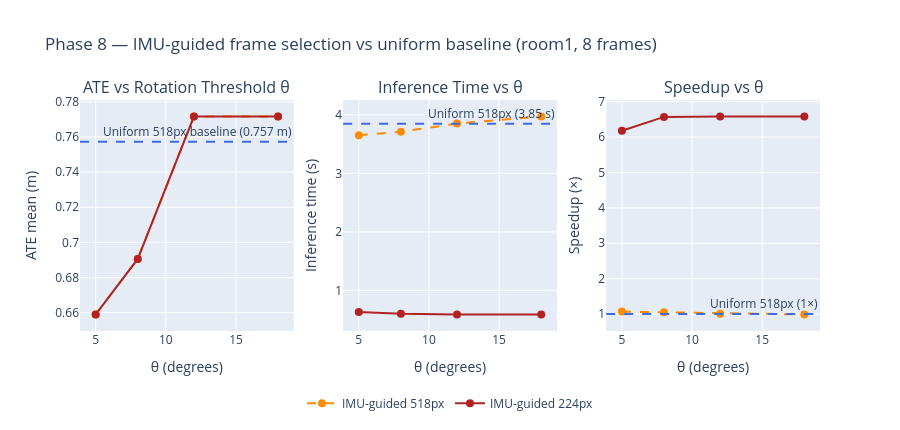

Notebook code cell kept with this figure:
### Code cell
if df_imu.empty:
    print("No Phase 8 data yet — skipping plot.")
else:
    # Uniform baseline: average across repeated runs
    unif = df_imu[df_imu["method"] == "uniform"].agg(
        {"ate_mean": "mean", "time_s": "mean", "peak_mb": "mean"}
    )

    fig = make_subplots(
        rows=1, cols=3,
        subplot_titles=(
            "ATE vs Rotation Threshold θ",
            "Inference Time vs θ",
            "Speedup vs θ",
        ),
    )

    imu_cfgs = [
        ("imu", 518, "darkorange", "dash",  "IMU-guided 518px"),
        ("imu", 224, "firebrick",  "solid", "IMU-guided 224px"),
    ]

    for method, res, color, dash, label in imu_cfgs:
        sub = df_imu[
            (df_imu["method"] == method) & (df_imu["resolution"] == res)
        ].sort_values("theta_deg")
        if sub.empty:
            continue
        kw = dict(mode="lines+markers", name=label,
                  line=dict(color=color, width=2, dash=dash),
                  marker=dict(size=8), legendgroup=label)
        fig.add_trace(go.Scatter(x=sub["theta_deg"], y=sub["ate_mean"],  **kw), row=1, col=1)
        fig.add_trace(go.Scatter(x=sub["theta_deg"], y=sub["time_s"],
                                 showlegend=False, **kw), row=1, col=2)
        fig.add_trace(go.Scatter(x=sub["theta_deg"], y=sub["speedup_x"],
                                 showlegend=False, **kw), row=1, col=3)

    # Uniform-518px horizontal reference
    for col, val, lbl in [
        (1, float(unif["ate_mean"]), f"Uniform 518px baseline ({unif['ate_mean']:.3f} m)"),
        (2, float(unif["time_s"]),   f"Uniform 518px ({unif['time_s']:.2f} s)"),
        (3, 1.0,                     "Uniform 518px (1×)"),
    ]:
        fig.add_hline(y=val, line_dash="dash", line_color="royalblue",
                      annotation_text=lbl, annotation_position="top right",
                      row=1, col=col)

    fig.update_xaxes(title_text="θ (degrees)")
    fig.update_yaxes(title_text="ATE mean (m)",        row=1, col=1)
    fig.update_yaxes(title_text="Inference time (s)",  row=1, col=2)
    fig.update_yaxes(title_text="Speedup (×)",         row=1, col=3)
    fig.update_layout(
        height=430,
        title_text="Phase 8 — IMU-guided frame selection vs uniform baseline (room1, 8 frames)",
        legend=dict(x=0.3, y=-0.25, orientation="h"),
    )
    fig.show()

    print("\n=== Phase 8 summary ===")
    print(f"  Uniform 518px baseline : ATE={unif['ate_mean']:.4f} m, "
          f"time={unif['time_s']:.2f} s, VRAM={unif['peak_mb']:.0f} MB")
    best_imu224 = df_imu[
        (df_imu["method"]=="imu") & (df_imu["resolution"]==224)
    ].sort_values("ate_mean").iloc[0]
    print(f"  Best IMU-guided 224px  : θ={best_imu224['theta_deg']:.0f}°, "
          f"ATE={best_imu224['ate_mean']:.4f} m (Δ{best_imu224['ate_delta']:+.4f}), "
          f"time={best_imu224['time_s']:.2f} s ({best_imu224['speedup_x']:.1f}×), "
          f"VRAM saved {best_imu224['vram_saved']:.1f}%")

### Figure 1 — Plotly figure (JSON) as saved in the notebook; plotly's stock layout.template omitted (floating-point values rounded to 4 significant figures)
{"data": [{"legendgroup": "IMU-guided 518px", "line": {"color": "darkorange", "dash": "dash", "width": 2}, "marker": {"size": 8}, "mode": "lines+markers", "name": "IMU-guided 518px", "type": "scatter", "x": [5.0, 8.0, 12.0, 18.0], "xaxis": "x", "y": [0.659, 0.6906, 0.7716, 0.7716], "yaxis": "y"}, {"legendgroup": "IMU-guided 518px", "line": {"color": "darkorange", "dash": "dash", "width": 2}, "marker": {"size": 8}, "mode": "lines+markers", "name": "IMU-guided 518px", "showlegend": false, "type": "scatter", "x": [5.0, 8.0, 12.0, 18.0], "xaxis": "x2", "y": [3.65, 3.71, 3.85, 3.97], "yaxis": "y2"}, {"legendgroup": "IMU-guided 518px", "line": {"color": "darkorange", "dash": "dash", "width": 2}, "marker": {"size": 8}, "mode": "lines+markers", "name": "IMU-guided 518px", "showlegend": false, "type": "scatter", "x": [5.0, 8.0, 12.0, 18.0], "xaxis": "x3", "y": [1.07, 1.05, 1.01, 0.99], "yaxis": "y3"}, {"legendgroup": "IMU-guided 224px", "line": {"color": "firebrick", "dash": "solid", "width": 2}, "marker": {"size": 8}, "mode": "lines+markers", "name": "IMU-guided 224px", "type": "scatter", "x": [5.0, 8.0, 12.0, 18.0], "xaxis": "x", "y": [0.659, 0.6906, 0.7716, 0.7716], "yaxis": "y"}, {"legendgroup": "IMU-guided 224px", "line": {"color": "firebrick", "dash": "solid", "width": 2}, "marker": {"size": 8}, "mode": "lines+markers", "name": "IMU-guided 224px", "showlegend": false, "type": "scatter", "x": [5.0, 8.0, 12.0, 18.0], "xaxis": "x2", "y": [0.63, 0.6, 0.59, 0.59], "yaxis": "y2"}, {"legendgroup": "IMU-guided 224px", "line": {"color": "firebrick", "dash": "solid", "width": 2}, "marker": {"size": 8}, "mode": "lines+markers", "name": "IMU-guided 224px", "showlegend": false, "type": "scatter", "x": [5.0, 8.0, 12.0, 18.0], "xaxis": "x3", "y": [6.18, 6.57, 6.58, 6.58], "yaxis": "y3"}], "layout": {"annotations": [{"font": {"size": 16}, "showarrow": false, "text": "ATE vs Rotation Threshold θ", "x": 0.1444, "xanchor": "center", "xref": "paper", "y": 1.0, "yanchor": "bottom", "yref": "paper"}, {"font": {"size": 16}, "showarrow": false, "text": "Inference Time vs θ", "x": 0.5, "xanchor": "center", "xref": "paper", "y": 1.0, "yanchor": "bottom", "yref": "paper"}, {"font": {"size": 16}, "showarrow": false, "text": "Speedup vs θ", "x": 0.8556, "xanchor": "center", "xref": "paper", "y": 1.0, "yanchor": "bottom", "yref": "paper"}, {"showarrow": false, "text": "Uniform 518px baseline (0.757 m)", "x": 1, "xanchor": "right", "xref": "x domain", "y": 0.7573, "yanchor": "bottom", "yref": "y"}, {"showarrow": false, "text": "Uniform 518px (3.85 s)", "x": 1, "xanchor": "right", "xref": "x2 domain", "y": 3.848, "yanchor": "bottom", "yref": "y2"}, {"showarrow": false, "text": "Uniform 518px (1×)", "x": 1, "xanchor": "right", "xref": "x3 domain", "y": 1.0, "yanchor": "bottom", "yref": "y3"}], "height": 430, "legend": {"orientation": "h", "x": 0.3, "y": -0.25}, "shapes": [{"line": {"color": "royalblue", "dash": "dash"}, "type": "line", "x0": 0, "x1": 1, "xref": "x domain", "y0": 0.7573, "y1": 0.7573, "yref": "y"}, {"line": {"color": "royalblue", "dash": "dash"}, "type": "line", "x0": 0, "x1": 1, "xref": "x2 domain", "y0": 3.848, "y1": 3.848, "yref": "y2"}, {"line": {"color": "royalblue", "dash": "dash"}, "type": "line", "x0": 0, "x1": 1, "xref": "x3 domain", "y0": 1.0, "y1": 1.0, "yref": "y3"}], "title": {"text": "Phase 8 — IMU-guided frame selection vs uniform baseline (room1, 8 frames)"}, "xaxis": {"anchor": "y", "domain": [0.0, 0.2889], "title": {"text": "θ (degrees)"}}, "xaxis2": {"anchor": "y2", "domain": [0.3556, 0.6444], "title": {"text": "θ (degrees)"}}, "xaxis3": {"anchor": "y3", "domain": [0.7111, 1.0], "title": {"text": "θ (degrees)"}}, "yaxis": {"anchor": "x", "domain": [0.0, 1.0], "title": {"text": "ATE mean (m)"}}, "yaxis2": {"anchor": "x2", "domain": [0.0, 1.0], "title": {"text": "Inference time (s)"}}, "yaxis3": {"anchor": "x3", "domain": [0.0, 1.0], "title": {"text": "Speedup (×)"}}}}
